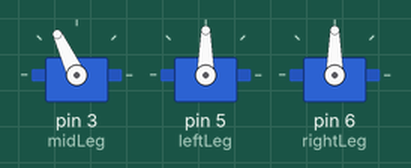
Simulated run of this sketch. Board: Arduino Uno, built with avr-gcc and run on an emulated ATmega328P. Parts: 3 × servo.

Above: at 0.1 s.
At 1.1 s:
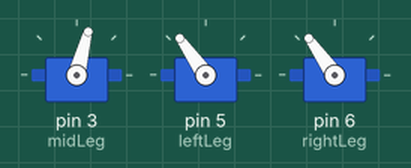
At 2.6 s:
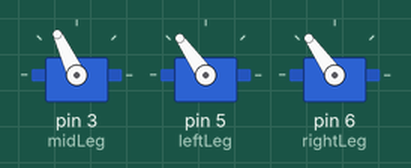
At 4.1 s:
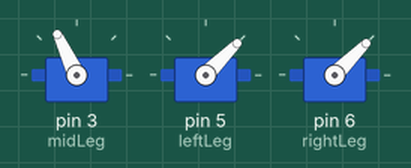
At 5.6 s:
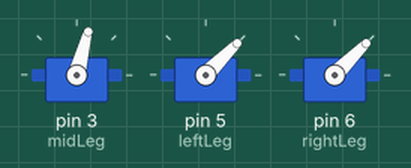
At 12.5 s:
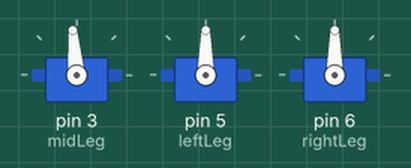
Timing chart, 0 to 14.0 s (numbered marks = the images above):
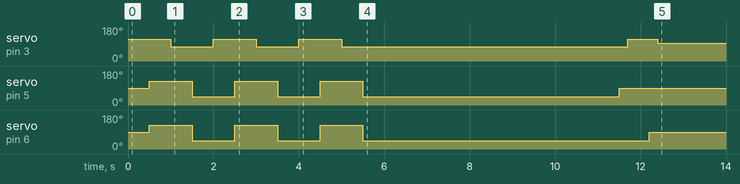

Measured:
- by itself, servo on pin 3 (midLeg): 115° → 75° at 1.0 s, → 115° 1.0 s later, → 75° 1.0 s later, → 115° 1.0 s later, … (7 changes in this stretch)
- by itself, servo on pin 5 (leftLeg): 90° → 125° at 0.50 s, → 45° 1.0 s later, → 125° 1.0 s later, → 45° 1.0 s later, … (7 changes in this stretch)
- by itself, servo on pin 6 (rightLeg): 90° → 125° at 0.50 s, → 45° 1.0 s later, → 125° 1.0 s later, → 45° 1.0 s later, … (7 changes in this stretch)

The sketch:

Hexapod.ino
```cpp
#include <Servo.h>

#define MID_LEG_MID 95
#define MID_LEG_MAX 115
#define MID_LEG_MIN 75

#define LEFT_LEG_MID 90
#define LEFT_LEG_MAX 125
#define LEFT_LEG_MIN 45

#define RIGHT_LEG_MID 90
#define RIGHT_LEG_MAX 125
#define RIGHT_LEG_MIN 45

#define MID_LEG_LIFT_RIGHT MID_LEG_MAX
#define MID_LEG_LIFT_LEFT MID_LEG_MIN

#define LEFT_LEG_FWD LEFT_LEG_MIN
#define LEFT_LEG_REV LEFT_LEG_MAX

#define RIGHT_LEG_FWD RIGHT_LEG_MAX
#define RIGHT_LEG_REV RIGHT_LEG_MIN

Servo midLeg;
Servo leftLeg;
Servo rightLeg;

void setup() {
  // put your setup code here, to run once:
  midLeg.attach(3);
  leftLeg.attach(5);
  rightLeg.attach(6);
}
bool first = 1;
void loop() {
  // put your main code here, to run repeatedly:
  if (first) {
    first = 0;
    //setMidLeg(MID_LEG_LIFT_LEFT);
    walkFwd();
    walkFwd();
    walkFwd();

    delay(5000);
    zeroLegs();
  }

}

void zeroLegs() {
  setMidLeg(MID_LEG_LIFT_LEFT);
  delay(500);
  setLeftLeg(LEFT_LEG_MID);
  delay(200);

  setMidLeg(MID_LEG_LIFT_RIGHT);
  delay(500);
  setRightLeg(RIGHT_LEG_MID);
  delay(200);

  setMidLeg(MID_LEG_MID);
}

void walkFwd() {
  setMidLeg(MID_LEG_LIFT_RIGHT);
  delay(500);
  setRightLeg(RIGHT_LEG_FWD);
  setLeftLeg(LEFT_LEG_REV);
  delay(500);
  setMidLeg(MID_LEG_LIFT_LEFT);
  delay(500);
  setRightLeg(RIGHT_LEG_REV);
  setLeftLeg(LEFT_LEG_FWD);
  delay(500);
}

void walkRev() {
  setMidLeg(MID_LEG_LIFT_LEFT);
  delay(500);
  setRightLeg(RIGHT_LEG_FWD);
  setLeftLeg(LEFT_LEG_REV);
  delay(500);
  setMidLeg(MID_LEG_LIFT_RIGHT);
  delay(500);
  setRightLeg(RIGHT_LEG_REV);
  setLeftLeg(LEFT_LEG_FWD);
  delay(500);
  //TODO: Implement
}

void walkLeft() {
  setMidLeg(MID_LEG_LIFT_RIGHT);
  delay(500);
  setRightLeg(RIGHT_LEG_FWD);
  setLeftLeg(LEFT_LEG_FWD);
  delay(500);
  setMidLeg(MID_LEG_LIFT_RIGHT);
  delay(500);
  setRightLeg(RIGHT_LEG_REV);
  setLeftLeg(LEFT_LEG_REV);
  delay(500);
}

void walkRight() {
  //TODO: Implement
}

void setMidLeg(int val) {
  midLeg.write(constrain(val, MID_LEG_MIN, MID_LEG_MAX));
}

void setLeftLeg(int val) {
  leftLeg.write(constrain(val, LEFT_LEG_MIN, LEFT_LEG_MAX));
}

void setRightLeg(int val) {
  rightLeg.write(constrain(val, RIGHT_LEG_MIN, RIGHT_LEG_MAX));
}
```
